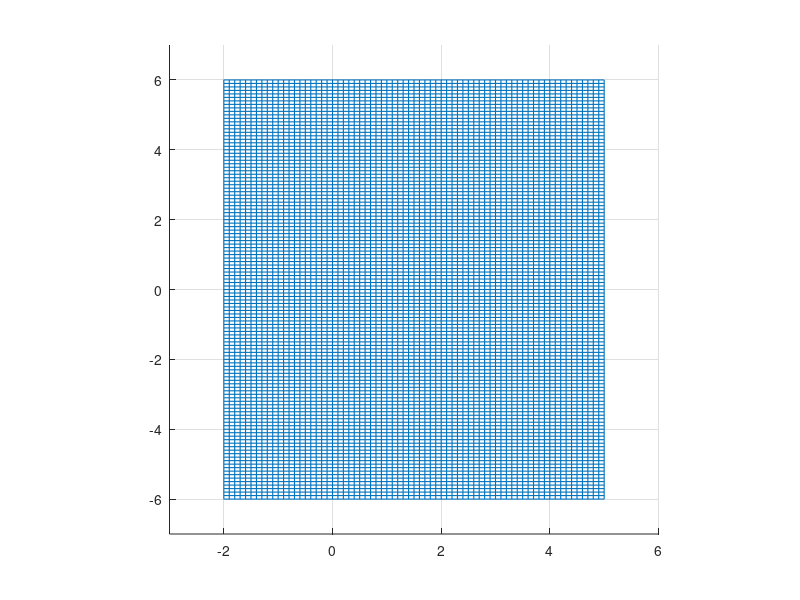

Write the MATLAB code that produced this figure. (Note: this script raises an error after producing the figure.)
xRange = -2:0.1:5;
yRange = -6:0.1:6;
grids = cell(length(yRange) - 1, length(xRange) - 1);
occ_grid = zeros(length(yRange) - 1, length(xRange) - 1);
xValues = xRange + 0.05; 
xValues(end) = [];
yValues = yRange + 0.05;
yValues(end) = [];


figure; hold on;
b = [min(yRange) max(yRange)];
for i=1:length(xRange)
    line( [xRange(i) xRange(i)],b, 'LineWidth', 0.8);   
end
a = [min(xRange), max(xRange)];
for i=1:length(yRange)
    line(a, [yRange(i), yRange(i)], 'LineWidth', 0.8)
end
axis([-3 6 -7 7]); 
axis square;
grid on;
%draw test rectangle
% rectangle('Position', [-1 -5 1,1], 'FaceColor', 'k');



for i=1:size(Landmark_Groundtruth,1)
    xL = Landmark_Groundtruth(i, 2);
    yL = Landmark_Groundtruth(i,3);
    obsX = xRange(find(xRange < xL, 1, 'last' ));
    obsY = yRange(find(yRange < yL, 1, 'last' ));
    for j=-3:3
        for k=-3:3
            rectangle('Position',[obsX + j*0.1, obsY+k*0.1, 0.1,0.1], 'FaceColor', 'k');
        end
    end
    
end
xlabel('World X Axis (m)');
ylabel('World Y Axis (m)');
title('Occupancy Grid and Paths - Q7');
setActions;



for m=1:3
    [start_loc, goal_loc] = assignStartEndLocs_Q5(m);
    makeOccGridAndGridObjects_Q5;
    getStartEndIndices_Q5;


    scatter(grids{start_ind(1), start_ind(2)}.xLoc, grids{start_ind(1), start_ind(2)}.yLoc, 20.5, 'b', 'filled');
    scatter(grids{goal_ind(1), goal_ind(2)}.xLoc, grids{goal_ind(1), goal_ind(2)}.yLoc, 20.5, 'g', 'filled');

    current = start_ind;
    explored = [];
    nbors = [];
    while sum(goal_ind == current) ~= 2 %has not reached goal yet
        explored = [explored; current];
        nbors = neighbors_Q5(current, actions);
        nbors = unique(nbors,'rows');
        %remove those cells from neighbors that have already been explored. ?
        nbors = remove_explored(nbors, explored);
        cost = zeros(size(nbors,1), 1);
        for i=1:size(nbors, 1) %for all neighbors current state
           cost(i) = grids{nbors(i,1), nbors(i,2)}.cost + grids{nbors(i,1), nbors(i,2)}.h_val;
        end
        mincost_index = find(cost == min(cost));
        mincost_index = mincost_index(1); %pick one in case of tie.
        current = nbors(mincost_index, :);
    end

    explored = [explored; current]; %append the last one
    % disp(~isempty(frontier))

    hold on;
    %draw the path
    for i=1:length(explored)-1
        xpoints = [grids{explored(i,1), explored(i,2)}.xLoc,grids{explored(i+1,1), explored(i+1,2)}.xLoc];
        ypoints = [grids{explored(i,1), explored(i,2)}.yLoc,grids{explored(i+1,1), explored(i+1,2)}.yLoc];
        line(xpoints, ypoints, 'LineWidth', 2.0, 'Color', 'r');
    end
    waypoints = zeros(length(explored), 2);
    for i=1:length(explored)
        waypoints(i, :) = [grids{explored(i,1), explored(i,2)}.xLoc, grids{explored(i,1), explored(i,2)}.yLoc];
    end
    
    %drive paths
    drive_paths;
end
text(3, 6.8, '\bullet - Start Point', 'Color', 'b', 'FontSize', 8);
text(3, 6.4, '\bullet - Goal Point', 'Color', 'g','FontSize', 8);
